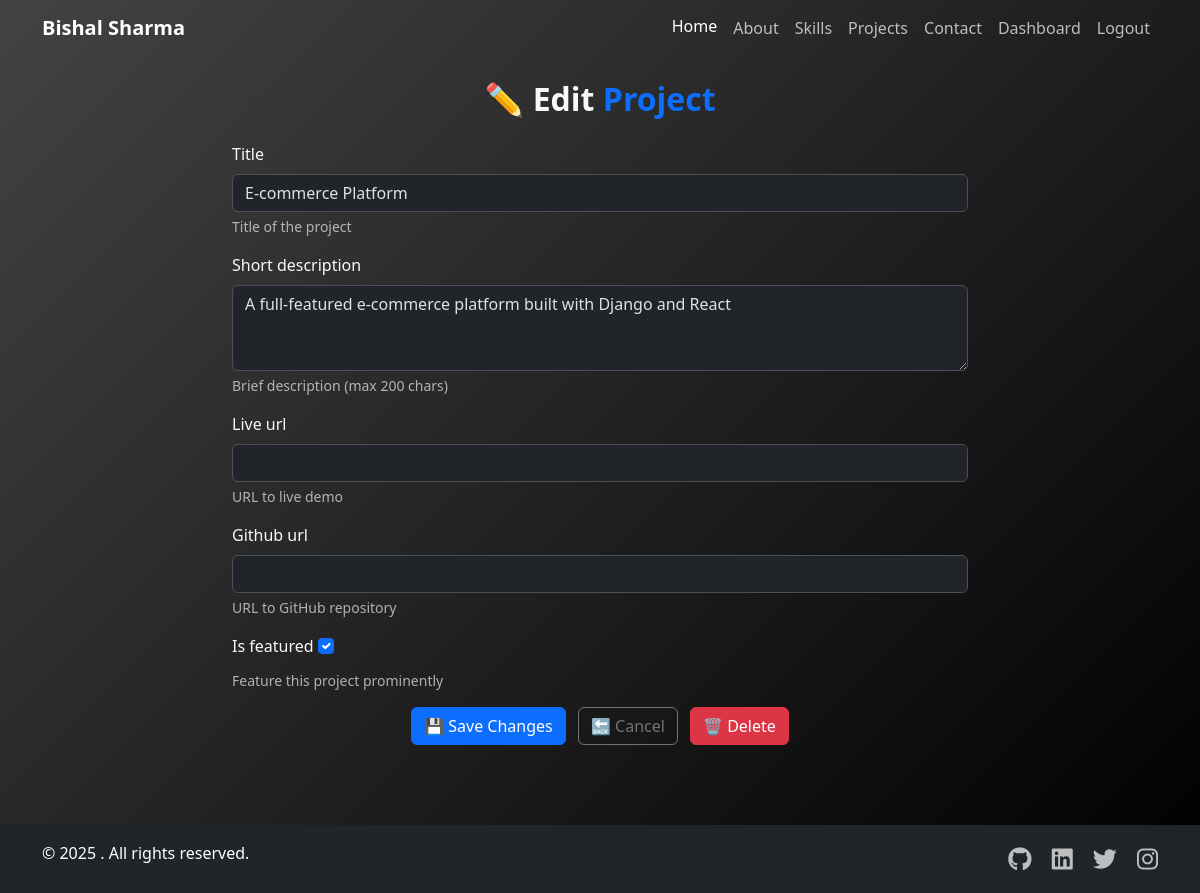
Page /projects/1/edit/ (signed in) on the committed database.
### projects/models.py (models this page shows, shortened)
class Project(models.Model):
    user = models.ForeignKey(User, on_delete=models.CASCADE)
    title = models.CharField(
        max_length=100,
        validators=[MinLengthValidator(3)],
        help_text="Title of the project"
    )
    slug = models.SlugField(
        max_length=100,
        unique=True,
        blank=True,
        help_text="URL-friendly version of the title (auto-generated)"
    )
    short_description = models.CharField(
        max_length=200,
        help_text="Brief description (max 200 chars)"
    )
    github_url = models.URLField(
        blank=True,
        null=True,
        help_text="URL to GitHub repository"
    )
    live_url = models.URLField(
        blank=True,
        null=True,
        help_text="URL to live demo"
    )
    is_featured = models.BooleanField(
        default=False,
        help_text="Feature this project prominently"
    )
    display_order = models.PositiveIntegerField(
        default=0,
        help_text="Higher numbers appear first"
    )
    created_at = models.DateTimeField(auto_now_add=True)
    updated_at = models.DateTimeField(auto_now=True)
    class Meta:
        ordering = ['-display_order', '-created_at']

### projects/views.py (the view)
# urls.py: path('projects/<int:pk>/edit/', views.project_edit, name='project_edit'),
@login_required(login_url=reverse_lazy('account_login'))
def project_edit(request, pk):
    project = get_object_or_404(Project, pk=pk)
    if project.user != request.user:
        messages.error(request, "You don't have permission to edit this project.")
        return redirect('projects_list')
    if request.method == 'POST':
        form = ProjectForm(request.POST, request.FILES, instance=project)
        if form.is_valid():
            form.save()
            messages.success(request, 'Project updated successfully!')
            return redirect('projects_list')
    else:
        form = ProjectForm(instance=project)
    return render(request, 'projects/project_edit.html', {
        'form': form,
        'project': project
    })

### projects/forms.py
class ProjectForm(forms.ModelForm):
    class Meta:
        model = Project
        fields = ['title', 'short_description',  'live_url', 'github_url','is_featured']
        widgets = {
            'short_description': forms.Textarea(attrs={'rows': 3}),
            'is_featured': forms.CheckboxInput(attrs={'class': 'form-check-input'}),
        }
    def __init__(self, *args, **kwargs):
        super().__init__(*args, **kwargs)
        for field in self.fields:
            if field not in ['is_featured']:  # Skip checkbox since we styled it above
                self.fields[field].widget.attrs.update({'class': 'form-control'})

### projects/templates/projects/project_edit.html (shortened to what this page needs)
{% extends "home/base.html" %}
{% block content %}
<section class="section">
  <div class="container">
    <h2 class="text-center fw-bold mb-4">✏️ Edit <span class="text-primary">Project</span></h2>
    <div class="row justify-content-center">
      <div class="col-md-8">
        <form method="post" enctype="multipart/form-data">
          {% for field in form %}
          <div class="mb-3">
            <label for="{{ field.id_for_label }}" class="form-label">{{ field.label }}</label>
            {{ field }}
            {% if field.help_text %}
            <div class="form-text">{{ field.help_text }}</div>
            {% endif %}
          </div>
          {% endfor %}
          <div class="text-center">
            <button type="submit" class="btn btn-primary">💾 Save Changes</button>
            <a href="{% url 'projects_list' %}" class="btn btn-outline-secondary ms-2">🔙 Cancel</a>
            {% if user.is_authenticated %}
              <button type="button" class="btn btn-danger ms-2" data-bs-toggle="modal" data-bs-target="#deleteModal">
                🗑️ Delete
              </button>
            {% endif %}
          </div>
        </form>
      </div>
    </div>
  </div>
</section>
{% endblock content %}

### home/static/css/home.css (style rules this page uses)
:root { --primary-gradient: linear-gradient(135deg, #667eea 0%, #764ba2 100%); --secondary-gradient: linear-gradient(135deg, #434343 0%, #000000 100%); --dark-bg: #121212; --darker-bg: #0a0a0a; }
body { background: var(--dark-bg); color: #f8f9fa; font-family: 'Segoe UI', Tahoma, Geneva, Verdana, sans-serif; }
.gradient-bg { background: var(--secondary-gradient); min-height: 100vh; }
.section { padding: 80px 0; }

### rows in the picture
Project: form "E-commerce Platform" "A full-featured e-commerce platform built with Django and React" "☑"

### other values in the picture
{{ field.label }} "Title" "Short description" "Live url" "Github url" "Is featured"
{{ field.help_text }} "Title of the project" "Brief description (max 200 chars)" "URL to live demo" "URL to GitHub repository" "Feature this project prominently"
